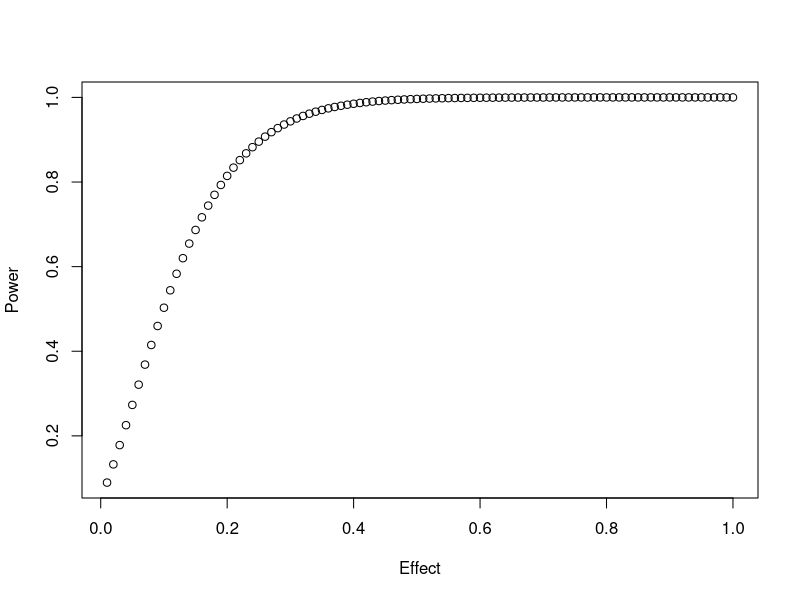
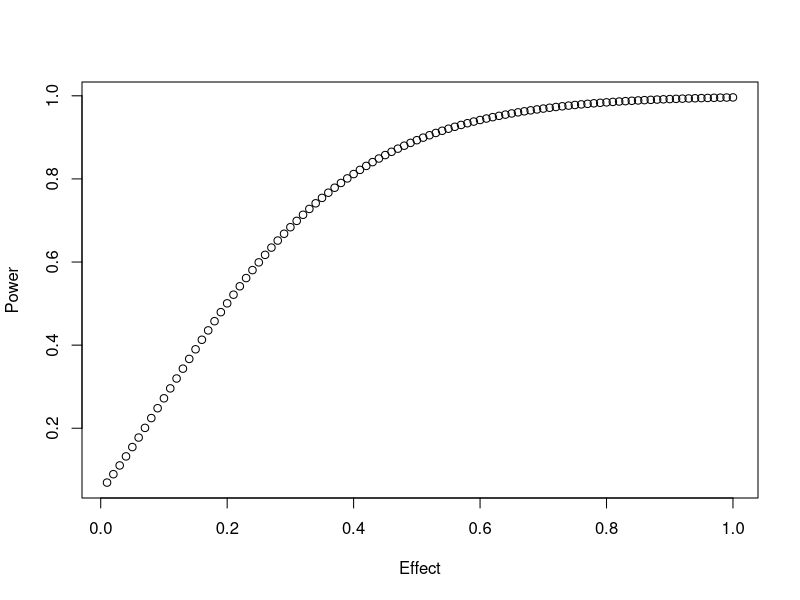
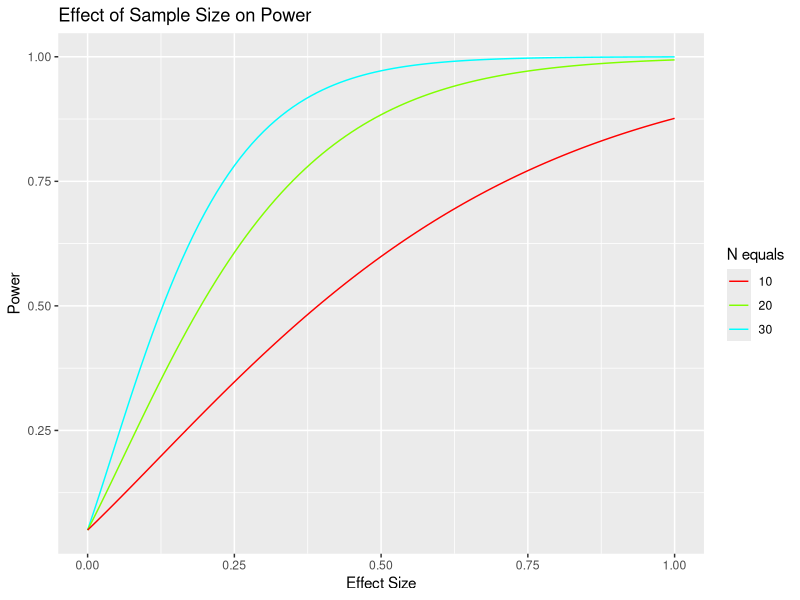
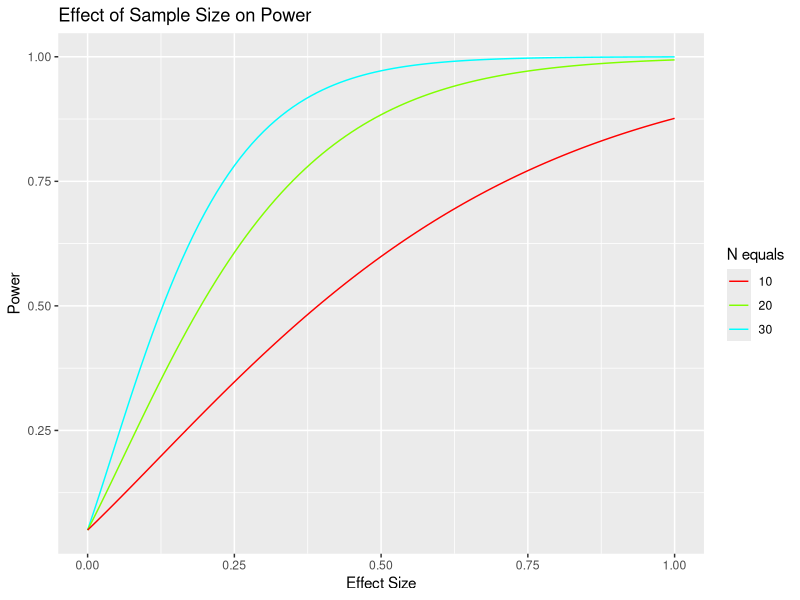

These charts were generated, in order, by the following R code:
################################################################################
# Power analysis demonstration
# Kenneth Loonam
# October, 2017
################################################################################
#Install Packages
ipak <- function(pkg){
  new.pkg <- pkg[!(pkg %in% installed.packages()[, "Package"])]
  if (length(new.pkg))
    install.packages(new.pkg, dependencies = TRUE)
  sapply(pkg, require, character.only = TRUE)
}
# set packages
packages <- c("ggplot2","pwr")

# run install and load function
ipak(packages)

################################################################################
install.packages("ggplot2")
install.packages("pwr")
library("pwr")
library("ggplot2")

################################################################################
# Intro to pwr package
# Can be used to calculate number of covariates, sample size, significance 
# level, effect size, or power given the other four.
# Contains functions for multiple analysis methods including chi squared, ANOVA,
# t-tests, and GLMs. We'll use the GLM function for most of the demonstration.

# GLM power analysis
pwr.f2.test(u=2, v=20, f2=.5, sig.level=.05, power=NULL)
# u is the number of covariates (degrees of freeedom 1)
# v is the number of samples (n) (degrees of freedom 2)
# f2 is the effect size (solving for)
# sig.level is the p value being used
# power is the probability of detecting effect

# Equivalent ANOVA power analysis, demonstrates higher power of GLMs
pwr.anova.test(k=2, n=10, f=NULL, sig.level=.05, power=.9)

# Can calculate any of the values 
pwr.f2.test(u=2, v=100, f2=.05, sig.level=.05, power=NULL)
pwr.f2.test(u=2, v=NULL, f2=.1, sig.level=.05, power=.9)

################################################################################
# But who really knows 4 of those 5 things? No one in their first year. 
#   If you do, share your magic with me
# So wouldn't it be a lot more interesting to look at a response variable across
# a range of values for a manipulated variable holding the other three constant?
# I'll save you some time and say yes.
# So lets try to build a function to iterate it over a range for one variable!
# No! Try not. Do, or do not.

strwrs <- function(u,v,f2,sl){
  #A function to return a data frame of power and effect size given p and df
  dthstr <- rep(NA,length(f2))
  for(i in 1:length(f2)){
    result <- pwr.f2.test(u=u, v=v, f2=f2[i], sig.level = sl, power = NULL)
    dthstr[i] <- as.numeric(result[5])
  }
  Power <- dthstr# Pretty sloppy...
  Effect <- f2
  out <- data.frame(Effect, Power)
  return(out)
}

# Run strwrs with 'x' values for effect size and record the output as empire
x <- c((1:100)/100) # Is there a better way to do this?
#lapply(x=x, FUN = pwr.f2.test(u=2,v=50,f2=x,sl=.05))


empire <- strwrs(u=2, v=50, f2=x, sl=.05)
empire
plot(empire)
rebellion <- strwrs(u=2, v=25, f2=x, sl=.05)
plot(rebellion)

################################################################################
# So we can iterate it, and we can visualize it, but damn if it isn't as scruffy
# looking as a nerf herder. The odds of someone liking those plots are 
# approximately 3720 to 1. Let's try to do better.
# There is no try.

# Rephrase for compatability with ggplot2 stat_function (plots a function)
# The output of the function must be single number for stat_function to work
theforce <- function(u,n,f2,sl){
  y <- pwr.f2.test(u=u, v=n, f2=f2, sig.level=sl, power=NULL)
  y$power
}

# Plot that function with different values for n (sample size)
plot <- ggplot(data.frame(x = c(0,1)), aes(x))
plot + stat_function(fun=theforce, args=list(u=1, n=30, sl=.05), 
                         aes(colour="30")) + # Sets values for legend display
   stat_function(fun=theforce, args=list(u=1, n=20, sl=.05), 
                 aes(colour="20")) + 
   stat_function(fun=theforce, args=list(u=1, n=10, sl=.05), 
                 aes(colour="10")) + 
  scale_colour_manual("N equals", values = rainbow(n=4)) + # Legend title and
  # color values
  labs(title="Effect of Sample Size on Power", x="Effect Size", y="Power")


plot + stat_function(fun=theforce, args=list(u=1, n=30, sl=.05), 
                     aes(colour="30")) + # Sets values for legend display
  stat_function(fun=theforce, args=list(u=1, n=20, sl=.05), 
                aes(colour="20")) + 
  stat_function(fun=theforce, args=list(u=1, n=10, sl=.05), 
                aes(colour="10")) + 
  scale_colour_manual("N equals", values = rainbow(n=4)) + # Legend title and
  # color values
  labs(title="Effect of Sample Size on Power", x="Effect Size", y="Power")
